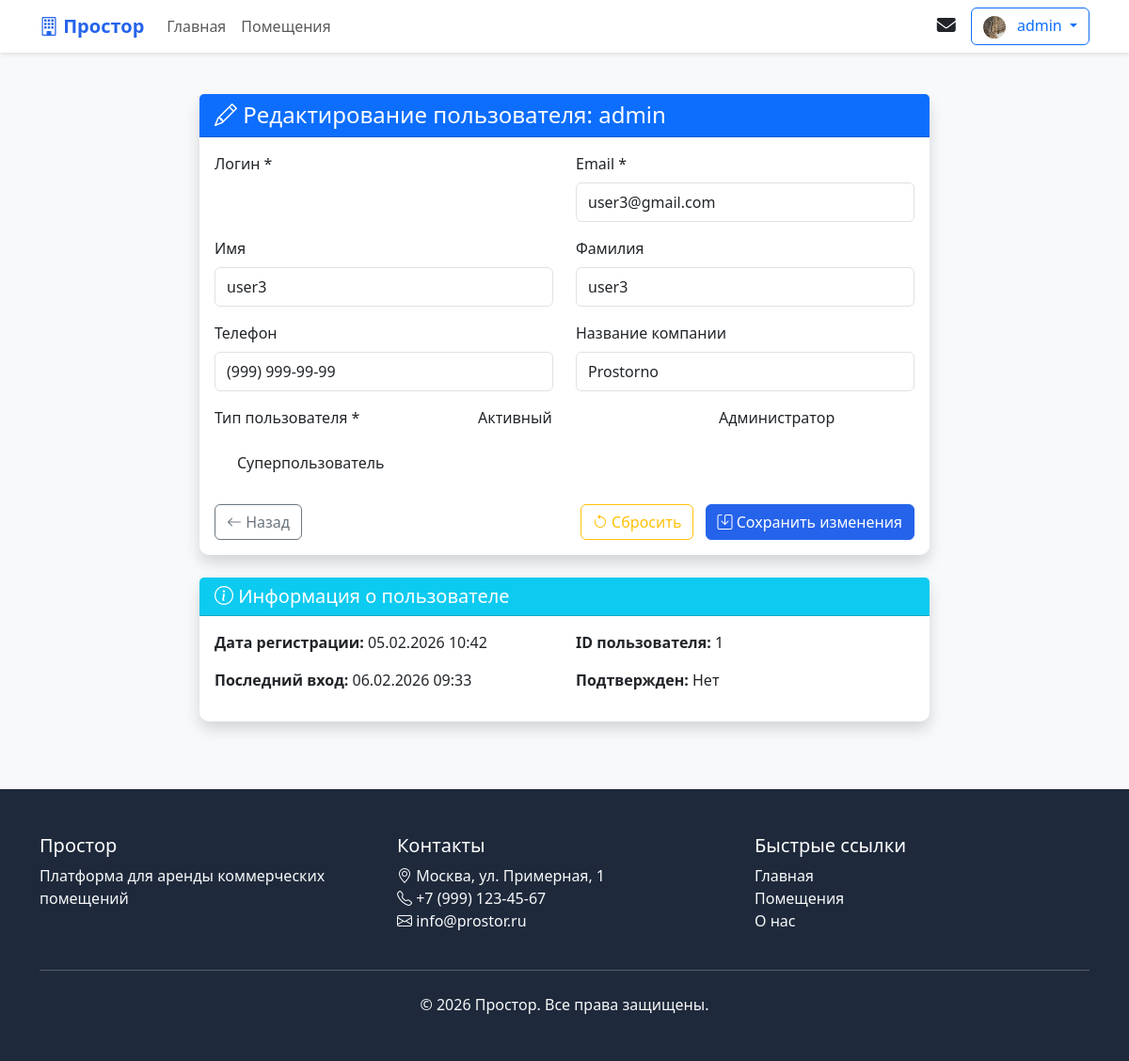
Screenshot of /admin-panel/users/edit/4/ (signed in) with the database file from the repository.
### core/models.py (models this page shows, shortened)
class User(AbstractUser):
    USER_TYPE_CHOICES = [
        ('tenant', 'Арендатор'),
        ('landlord', 'Арендодатель'),
        ('admin', 'Администратор'),
    ]
    user_type = models.CharField(
        max_length=20,
        choices=USER_TYPE_CHOICES,
        default='tenant',
        verbose_name='Тип пользователя'
    )
    avatar = models.ImageField(
        upload_to='avatars/',
        null=True,
        blank=True,
        verbose_name='Аватар'
    )
    phone = models.CharField(
        max_length=20,
        blank=True,
        null=True,
        verbose_name='Телефон'
    )
    company_name = models.CharField(
        max_length=100,
        blank=True,
        null=True,
        verbose_name='Название компании'
    )
    email_verified = models.BooleanField(
        default=False,
        verbose_name='Email подтвержден'
    )
    phone_verified = models.BooleanField(
        default=False,
        verbose_name='Телефон подтвержден'
    )
    class Meta:
        verbose_name = 'Пользователь'
        verbose_name_plural = 'Пользователи'

### core/views.py (the view)
# urls.py: path('admin-panel/users/edit/<int:user_id>/', views.admin_edit_user, name='admin_edit_user'),
@login_required
def admin_edit_user(request, user_id):
    if not request.user.is_staff:
        messages.error(request, 'У вас нет прав для доступа к этой странице.')
        return redirect('dashboard')
    user = get_object_or_404(User, id=user_id)
    if request.method == 'POST':
        form = CustomUserChangeForm(request.POST, instance=user)
        if form.is_valid():
            form.save()
            messages.success(request, f'Пользователь {user.username} успешно обновлен.')
            return redirect('admin_user_management')
    else:
        form = CustomUserChangeForm(instance=user)
    return render(request, 'admin/edit_user.html', {
        'form': form,
        'user_obj': user,
        'title': 'Редактирование пользователя'
    })

### core/forms.py (shortened to what this page needs)
class CustomUserChangeForm(UserChangeForm):
    phone = forms.CharField(
        required=False,
        max_length=20,
        widget=forms.TextInput(attrs={
            'class': 'form-control',
            'placeholder': '+7 (999) 999-99-99',
            'id': 'phone'
        })
    )
    class Meta:
        model = User
        fields = ['avatar', 'first_name', 'last_name', 'email', 'phone', 'company_name']
        widgets = {
            'avatar': forms.FileInput(attrs={
                'class': 'form-control',
                'accept': 'image/*'
            }),
            'first_name': forms.TextInput(attrs={
                'class': 'form-control'
            }),
            'last_name': forms.TextInput(attrs={
                'class': 'form-control'
            }),
            'email': forms.EmailInput(attrs={
                'class': 'form-control'
            }),
            'company_name': forms.TextInput(attrs={
                'class': 'form-control'
            }),
        }

### templates/admin/edit_user.html (shortened to what this page needs)
{% extends 'base.html' %}
{% load static %}
{% block content %}
<div class="container-fluid py-4">
    <div class="row">
        <div class="col-lg-8 mx-auto">
            <div class="card shadow">
                <div class="card-header bg-primary text-white">
                    <h4 class="mb-0">
                        <i class="bi bi-pencil"></i> Редактирование пользователя: {{ user.username }}
                    </h4>
                </div>
                <div class="card-body">
                    <form method="post" enctype="multipart/form-data">
                        <div class="row">
                            <div class="col-md-6">
                                <div class="mb-3">
                                    <label for="{{ form.username.id_for_label }}" class="form-label">
                                        Логин *
                                    </label>
                                </div>
                            </div>
                            <div class="col-md-6">
                                <div class="mb-3">
                                    <label for="{{ form.email.id_for_label }}" class="form-label">
                                        Email *
                                    </label>
                                    {{ form.email }}
                                </div>
                            </div>
                        </div>
                        <div class="row">
                            <div class="col-md-6">
                                <div class="mb-3">
                                    <label for="{{ form.first_name.id_for_label }}" class="form-label">
                                        Имя
                                    </label>
                                    {{ form.first_name }}
                                </div>
                            </div>
                            <div class="col-md-6">
                                <div class="mb-3">
                                    <label for="{{ form.last_name.id_for_label }}" class="form-label">
                                        Фамилия
                                    </label>
                                    {{ form.last_name }}
                                </div>
                            </div>
                        </div>
                        <div class="row">
                            <div class="col-md-6">
                                <div class="mb-3">
                                    <label for="{{ form.phone.id_for_label }}" class="form-label">
                                        Телефон
                                    </label>
                                    {{ form.phone }}
                                </div>
                            </div>
                            <div class="col-md-6">
                                <div class="mb-3">
                                    <label for="{{ form.company_name.id_for_label }}" class="form-label">
                                        Название компании
                                    </label>
                                    {{ form.company_name }}
                                </div>
                            </div>
                        </div>
                        <div class="row">
                            <div class="col-md-4">
                                <div class="mb-3">
                                    <label for="{{ form.user_type.id_for_label }}" class="form-label">
                                        Тип пользователя *
                                    </label>
                                </div>
                            </div>
                            <div class="col-md-4">
                                <div class="form-check mb-3">
                                    <label for="{{ form.is_active.id_for_label }}" class="form-check-label">
                                        Активный
                                    </label>
                                </div>
                            </div>
                            <div class="col-md-4">
                                <div class="form-check mb-3">
                                    <label for="{{ form.is_staff.id_for_label }}" class="form-check-label">
                                        Администратор
                                    </label>
                                </div>
                            </div>
                        </div>
                        <div class="form-check mb-3">
                            <label for="{{ form.is_superuser.id_for_label }}" class="form-check-label">
                                Суперпользователь
                            </label>
                        </div>
                        <div class="d-flex justify-content-between mt-4">
                            <a href="{% url 'admin_user_management' %}" class="btn btn-outline-secondary">
                                <i class="bi bi-arrow-left"></i> Назад
                            </a>
                            <div>
                                <button type="reset" class="btn btn-outline-warning me-2">
                                    <i class="bi bi-arrow-counterclockwise"></i> Сбросить
                                </button>
                                <button type="submit" class="btn btn-primary">
                                    <i class="bi bi-save"></i> Сохранить изменения
                                </button>
                            </div>
                        </div>
                    </form>
                </div>
            </div>
            <div class="card shadow mt-4">
                <div class="card-header bg-info text-white">
                    <h5 class="mb-0">
                        <i class="bi bi-info-circle"></i> Информация о пользователе
                    </h5>
                </div>
                <div class="card-body">
                    <div class="row">
                        <div class="col-md-6">
                            <p><strong>Дата регистрации:</strong> {{ user.date_joined|date:"d.m.Y H:i" }}</p>
                            <p><strong>Последний вход:</strong> {% if user.last_login %}{{ user.last_login|date:"d.m.Y H:i" }}{% else %}Никогда{% endif %}</p>
                        </div>
                        <div class="col-md-6">
                            <p><strong>ID пользователя:</strong> {{ user.id }}</p>
                            <p><strong>Подтвержден:</strong> {% if user.is_verified %}Да{% else %}Нет{% endif %}</p>
                        </div>
                    </div>
                </div>
            </div>
        </div>
    </div>
</div>
{% endblock %}

### templates/base.html (shortened to what this page needs)
<!DOCTYPE html>
<html lang="ru">
<head>
    <link href="https://cdn.jsdelivr.net/npm/bootstrap@5.3.0/dist/css/bootstrap.min.css" rel="stylesheet">
    <link rel="stylesheet" href="https://cdn.jsdelivr.net/npm/bootstrap-icons@1.10.0/font/bootstrap-icons.css">
    <link rel="stylesheet" href="https://cdnjs.cloudflare.com/ajax/libs/font-awesome/6.4.0/css/all.min.css">
</head>
<body>
    <nav class="navbar navbar-expand-lg navbar-light bg-white fixed-top">
        <div class="container">
            <a class="navbar-brand" href="{% url 'home' %}">
                <i class="bi bi-building"></i> Простор
            </a>
            <div class="collapse navbar-collapse" id="navbarNav">
                <ul class="navbar-nav me-auto">
                    <li class="nav-item">
                        <a class="nav-link" href="{% url 'home' %}">Главная</a>
                    </li>
                    <li class="nav-item">
                        <a class="nav-link" href="{% url 'property_list' %}">Помещения</a>
                    </li>
                </ul>
                <div class="d-flex align-items-center">
                    {% if user.is_authenticated %}
                        <div class="dropdown me-3">
                            <a class="nav-link position-relative" href="{% url 'messages_list' %}" title="Сообщения">
                                <i class="fas fa-envelope fs-5"></i>
                            </a>
                        </div>
                        <div class="dropdown">
                            <button class="btn btn-outline-primary dropdown-toggle" type="button"
                                    data-bs-toggle="dropdown">
                                {% if user.avatar %}
                                    <img src="{{ user.avatar.url }}" class="rounded-circle me-2"
                                         width="24" height="24" alt="Аватар">
                                {% else %}
                                    <i class="bi bi-person-circle me-2"></i>
                                {% endif %}
                                {{ user.username }}
                            </button>
                        </div>
                    {% else %}
                        <a href="{% url 'login' %}" class="btn btn-outline-primary me-2">Войти</a>
                        <a href="{% url 'register' %}" class="btn btn-primary">Регистрация</a>
                    {% endif %}
                </div>
            </div>
        </div>
    </nav>
    <main>
        {% block content %}{% endblock %}
    </main>
    <footer class="py-5 mt-5">
        <div class="container">
            <div class="row">
                <div class="col-md-4">
                    <h5>Простор</h5>
                    <p class="text-light">Платформа для аренды коммерческих помещений</p>
                </div>
                <div class="col-md-4">
                    <h5>Контакты</h5>
                    <ul class="list-unstyled text-light">
                        <li><i class="bi bi-geo-alt"></i> Москва, ул. Примерная, 1</li>
                        <li><i class="bi bi-telephone"></i> +7 (999) 123-45-67</li>
                        <li><i class="bi bi-envelope"></i> info@prostor.ru</li>
                    </ul>
                </div>
                <div class="col-md-4">
                    <h5>Быстрые ссылки</h5>
                    <ul class="list-unstyled">
                        <li><a href="{% url 'home' %}" class="text-light text-decoration-none">Главная</a></li>
                        <li><a href="{% url 'property_list' %}" class="text-light text-decoration-none">Помещения</a></li>
                        <li><a href="#" class="text-light text-decoration-none">О нас</a></li>
                    </ul>
                </div>
            </div>
            <hr class="my-4 text-light">
            <div class="text-center">
                <p class="text-light mb-0">&copy; 2026 Простор. Все права защищены.</p>
            </div>
        </div>
    </footer>
</body>
</html>

### templates/base.html (style rules this page uses)
:root { --primary: #2563eb; --secondary: #64748b; --success: #10b981; --warning: #f59e0b; --danger: #ef4444; --light: #f8fafc; --dark: #1e293b; }
body { background-color: #f8f9fa; padding-top: 76px; }
.navbar { box-shadow: 0 2px 4px rgba(0,0,0,0.1); }
.navbar-brand { font-weight: bold; color: var(--primary) !important; }
.card { border: none; box-shadow: 0 2px 4px rgba(0,0,0,0.1); border-radius: 10px; }
.btn-primary { background-color: var(--primary); border-color: var(--primary); }
footer { background-color: var(--dark); color: white; margin-top: auto; }

### templates/admin/edit_user.html (style rules this page uses)
.form-control { padding: 0.5rem 0.75rem; font-size: 1rem; border-radius: 0.375rem; }
label { font-weight: 500; margin-bottom: 0.5rem; }

### rows the page displays
User: avatar (picture), username "admin", date_joined "05.02.2026 10:42", last_login "06.02.2026 09:33", id "1"
User: email "user3@gmail.com", first_name "user3", last_name "user3", phone "(999) 999-99-99", company_name "Prostorno"
